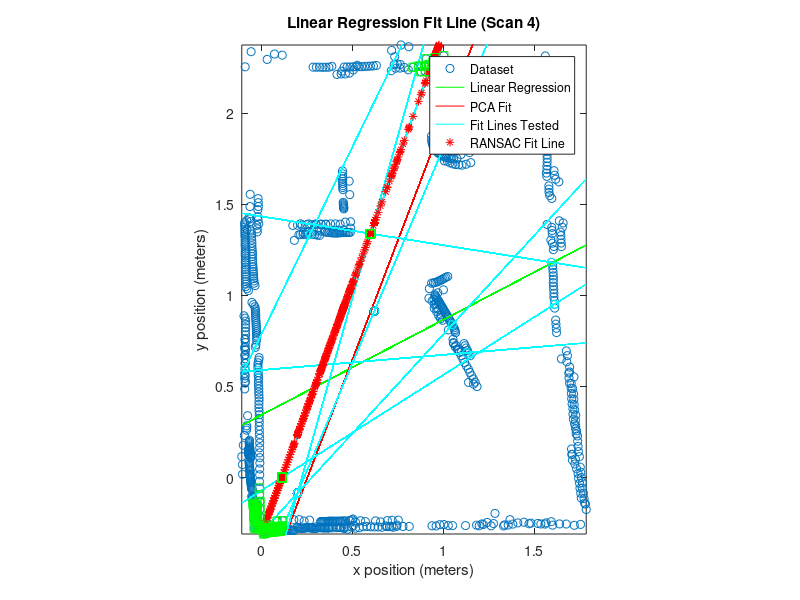

MATLAB code for this plot:
%% RANSAC Implementation
clear;
load('allRoomData.mat');
% r_clean = nonzeros(r);
% theta_clean = theta;
% theta_clean(~r) = [];
% [x, y] = pol2cart(deg2rad(theta_clean), r_clean);
x = data(1,:)';
y = data(2,:)';
p = polyfit(x, y, 1)
yp = polyval(p, x);
figure(1);clf;
plot(x,y, 'o');hold on;
plot(x, yp, 'g-');
axis equal;
title('Linear Regression Fit Line (Scan 4)');
xlabel('x position (meters)');
ylabel('y position (meters)');


coefficients = pca([x y]);
m = coefficients(2,1) / coefficients(1,1)
b = mean(y) - m * mean(x)
pcay = polyval([m b], x);
plot(x, pcay, 'r')

clearvars -except x y

points = [x y];

n = 8;
d = 0.1;

bestInliersSoFar = 0;
bestPoint1SoFar = [0 0];
bestPoint2SoFar = [0 0];
bestTestLineSoFar = [];
bestMatchedPoints = [];

% For each point pair
for i = 1:n
    matchedPoints = [];
    % Randomly select the points
    point1 = points(randi([1, length(points)]),:);
    point2 = points(randi([1, length(points)]),:);
    
    % Find and plot the line between them
    p = polyfit([point1(1) point2(1)], [point1(2) point2(2)], 1);
    testline = polyval(p, x);
    
    plot(x, testline, 'cyan', 'HandleVisibility', 'off')
    
    % Plot the endpoints in cyan
    plot(point1(1), point1(2), 'cyano', 'HandleVisibility', 'off')
    plot(point2(1), point2(2), 'cyano', 'HandleVisibility', 'off')
    
    % Find the tangent vector
    That = (point2 - point1) ./ vecnorm(point2 - point1);
    % Find the normal vector
    Nhat = ([-That(2) That(1)]);
    
    A = point1;
    B = point2;
    
    That = [B(1) - A(1);B(2) - A(2);0]./vecnorm([B(1) - A(1);B(2) - A(2);0]);
    Khat = [0;0;1];
    Nhat = cross(That,Khat);
    
    inliers = 0;
    
    % Test every point with this fit line
    for j = 1:length(points)

        r = points(j,:) - point1;
        r(3) = 0;
        
        a = point1 - point2;
        a(3) = 0;
        b = points(j,:) - point2;
        b(3) = 0;
%         dist = norm(cross(a,b)) / norm(a);
        
        dist = dot(r,Nhat);
        
        if abs(dist) <= d
            inliers = inliers + 1;
            matchedPoints(end+1,:) = points(j,:);
        end
    end
    
    if inliers > bestInliersSoFar
        bestMatchedPoints = matchedPoints;
        bestPoint1SoFar = point1;
        bestPoint2SoFar = point2;
        bestTestLineSoFar = testline;
        bestInliersSoFar = inliers;
        disp(inliers)
    end
    
    axis([min(x) max(x) min(y) max(y)]);
    
%     pause(1)
end

plot(x, testline, 'cyan')
plot(x, bestTestLineSoFar, 'r*')

plot(bestMatchedPoints(:,1), bestMatchedPoints(:,2), 'gs')

legend('Dataset', 'Linear Regression', 'PCA Fit', 'Fit Lines Tested', 'RANSAC Fit Line')